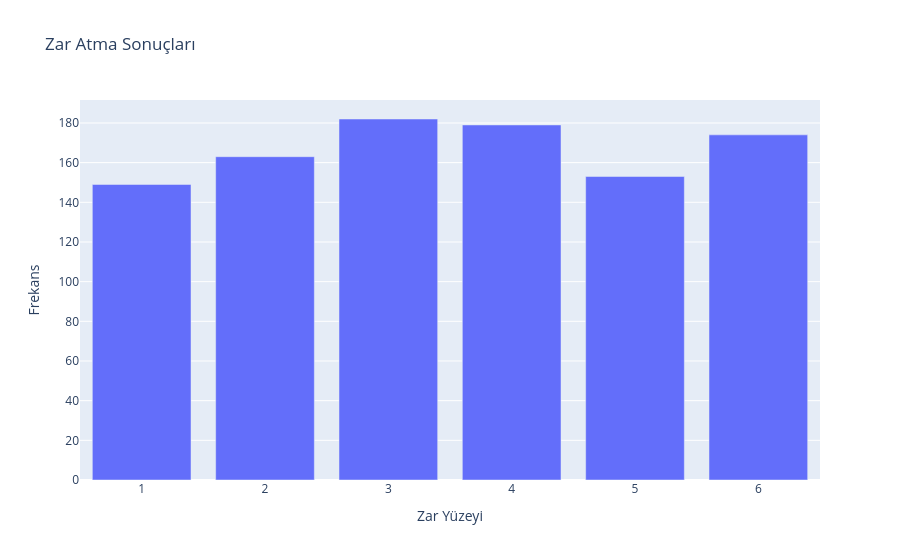

The notebook cell this image was saved under:
### Code cell
import plotly.express as px
zar = Zar()

sonuclar=[]
for zar_atımı in range(1000):
    sonuc = zar.at()
    sonuclar.append(sonuc)

frekanslar = {yuzey: sonuclar.count(yuzey) for yuzey in range(1, zar.yuzey_sayisi + 1)}

fig = px.bar(x=list(frekanslar.keys()), y=list(frekanslar.values()), labels={'x': 'Zar Yüzeyi', 'y': 'Frekans'}, title='Zar Atma Sonuçları')
fig.show()

### Figure 1 — Plotly figure (JSON) as saved in the notebook; plotly's stock layout.template omitted (floating-point values rounded to 4 significant figures)
{"data": [{"hovertemplate": "Zar Yüzeyi=%{x}<br>Frekans=%{y}<extra></extra>", "legendgroup": "", "marker": {"color": "#636efa", "pattern": {"shape": ""}}, "name": "", "orientation": "v", "showlegend": false, "textposition": "auto", "type": "bar", "x": [1, 2, 3, 4, 5, 6], "xaxis": "x", "y": [149, 163, 182, 179, 153, 174], "yaxis": "y"}], "layout": {"barmode": "relative", "legend": {"tracegroupgap": 0}, "title": {"text": "Zar Atma Sonuçları"}, "xaxis": {"anchor": "y", "domain": [0, 1], "title": {"text": "Zar Yüzeyi"}}, "yaxis": {"anchor": "x", "domain": [0, 1], "title": {"text": "Frekans"}}}}
